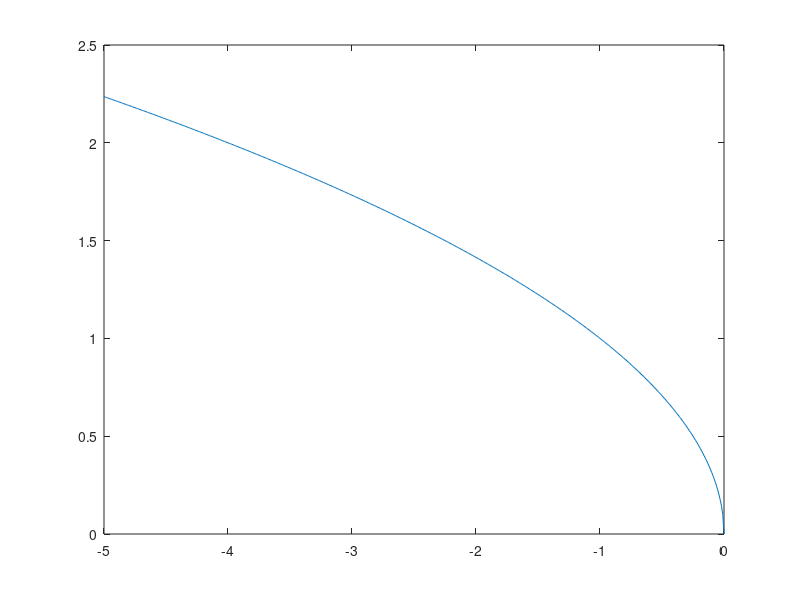

The MATLAB script that drew this image: (Note: this script raises an error after producing the figure.)
KIII = 0.5;    % Se varia cambiare : boundary_pacman_mixed_bc_h_drchlt  !!!!
mu = 1;
eta = 0.0;
l = 0.1;
x = 5*l;

pt = 0:1/1000:x;
anal_sol = sqrt(2/pi)*sqrt(pt).*KIII./mu;
figure,
plot(-pt./l,anal_sol.*(mu*sqrt(pi/(2*l))/KIII))
title ('First gradient normalized',15)